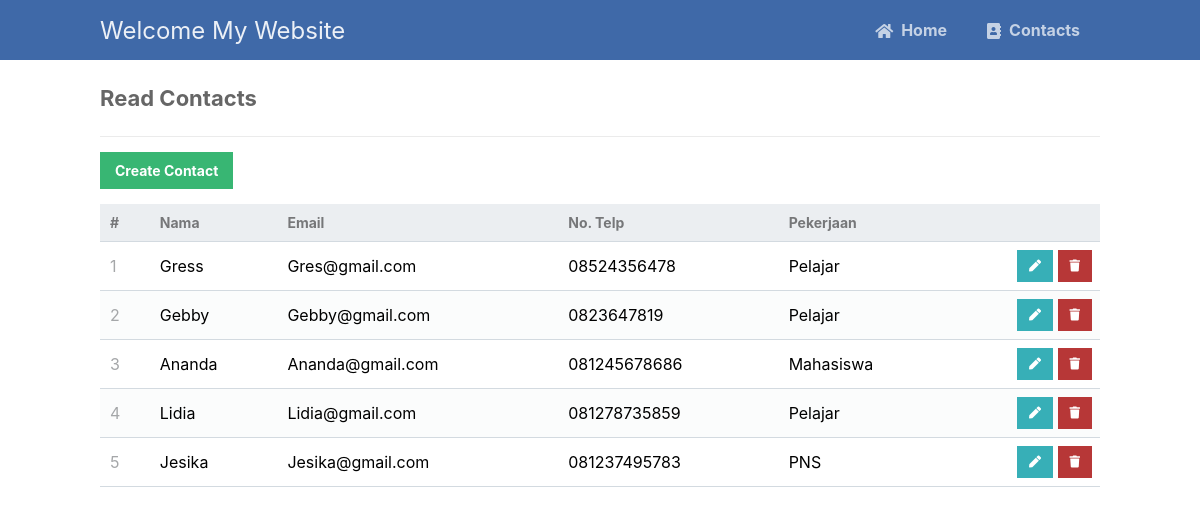
The app's page /read.php with its own data.
### tables this page shows
CREATE TABLE `kontak` (
  `id` int(15) NOT NULL,
  `nama` varchar(50) NOT NULL,
  `email` varchar(50) NOT NULL,
  `notelp` varchar(25) NOT NULL,
  `pekerjaan` varchar(50) NOT NULL
);

### read.php (the view, shortened to what this page needs)
<?php
include 'functions.php';
$pdo = pdo_connect_mysql();
$page = isset($_GET['page']) && is_numeric($_GET['page']) ? (int)$_GET['page'] : 1;
$records_per_page = 5;
$stmt = $pdo->prepare('SELECT * FROM kontak ORDER BY id LIMIT :current_page, :record_per_page');
$stmt->bindValue(':current_page', ($page-1)*$records_per_page, PDO::PARAM_INT);
$stmt->bindValue(':record_per_page', $records_per_page, PDO::PARAM_INT);
$stmt->execute();
$contacts = $stmt->fetchAll(PDO::FETCH_ASSOC);
?>
<?=template_header('Read')?>
<div class="content read">
	<h2>Read Contacts</h2>
	<a href="create.php" class="create-contact">Create Contact</a>
	<table>
        <thead>
            <tr>
                <td>#</td>
                <td>Nama</td>
                <td>Email</td>
                <td>No. Telp</td>
                <td>Pekerjaan</td>
                <td></td>
            </tr>
        </thead>
        <tbody>
            <?php foreach ($contacts as $contact): ?>
            <tr>
                <td><?=$contact['id']?></td>
                <td><?=$contact['nama']?></td>
                <td><?=$contact['email']?></td>
                <td><?=$contact['notelp']?></td>
                <td><?=$contact['pekerjaan']?></td>
                <td class="actions">
                    <a href="update.php?id=<?=$contact['id']?>" class="edit"><i class="fas fa-pen fa-xs"></i></a>
                    <a href="delete.php?id=<?=$contact['id']?>" class="trash"><i class="fas fa-trash fa-xs"></i></a>
                </td>
            </tr>
            <?php endforeach; ?>
        </tbody>
    </table>
</div>
<?=template_footer()?>

### functions.php (shortened to what this page needs)
<?php
function template_header($title) {
echo <<<EOT
<!DOCTYPE html>
<html>
	<head>
		<meta charset="utf-8">
		<title>$title</title>
		<link href="style.css" rel="stylesheet" type="text/css">
		<link rel="stylesheet" href="https://use.fontawesome.com/releases/v5.7.1/css/all.css">
	</head>
	<body>
    <nav class="navtop">
    	<div>
    		<h1>Welcome My Website</h1>
            <a href="index.php"><i class="fas fa-home"></i>Home</a>
    		<a href="read.php"><i class="fas fa-address-book"></i>Contacts</a>
    	</div>
    </nav>
EOT;
}
function template_footer() {
echo <<<EOT
    </body>
</html>
EOT;
}

### style.css (style rules this page uses)
* { box-sizing: border-box; font-family: -apple-system, BlinkMacSystemFont, "segoe ui", roboto, oxygen, ubuntu, cantarell, "fira sans", "droid sans", "helvetica neue", Arial, sans-serif; font-size: 16px; -webkit-font-smoothing: antialiased; -moz-osx-font-smoothing: grayscale; }
body { background-color: #FFFFFF; margin: 0; }
.navtop { background-color: #3f69a8; height: 60px; width: 100%; border: 0; }
.navtop div { display: flex; margin: 0 auto; width: 1000px; height: 100%; }
.navtop div h1, .navtop div a { display: inline-flex; align-items: center; }
.navtop div h1 { flex: 1; font-size: 24px; padding: 0; margin: 0; color: #ecf0f6; font-weight: normal; }
.navtop div a { padding: 0 20px; text-decoration: none; color: #c5d2e5; font-weight: bold; }
.navtop div a i { padding: 2px 8px 0 0; }
.content { width: 1000px; margin: 0 auto; }
.content h2 { margin: 0; padding: 25px 0; font-size: 22px; border-bottom: 1px solid #ebebeb; color: #666666; }
.read .create-contact { display: inline-block; text-decoration: none; background-color: #38b673; font-weight: bold; font-size: 14px; color: #FFFFFF; padding: 10px 15px; margin: 15px 0; }
.read table { width: 100%; padding-top: 30px; border-collapse: collapse; }
.read table thead { background-color: #ebeef1; border-bottom: 1px solid #d3dae0; }
.read table thead td { padding: 10px; font-weight: bold; color: #767779; font-size: 14px; }
.read table tbody tr { border-bottom: 1px solid #d3dae0; }
.read table tbody tr:nth-child(even) { background-color: #fbfcfc; }
.read table tbody tr td { padding: 10px; }
.read table tbody tr td:nth-child(1) { color: #a5a7a9; }
.read table tbody tr td.actions { padding: 8px; text-align: right; }
.read table tbody tr td.actions .edit, .read table tbody tr td.actions .trash { display: inline-flex; text-align: right; text-decoration: none; color: #FFFFFF; padding: 10px 12px; }
.read table tbody tr td.actions .trash { background-color: #b73737; }
.read table tbody tr td.actions .edit { background-color: #37afb7; }

### records on screen
kontak: id "1", nama "Gress", email "Gres@gmail.com", notelp "08524356478", pekerjaan "Pelajar"
kontak: id "2", nama "Gebby", email "Gebby@gmail.com", notelp "0823647819", pekerjaan "Pelajar"
kontak: id "3", nama "Ananda", email "Ananda@gmail.com", notelp "081245678686", pekerjaan "Mahasiswa"
kontak: id "4", nama "Lidia", email "Lidia@gmail.com", notelp "081278735859", pekerjaan "Pelajar"
kontak: id "5", nama "Jesika", email "Jesika@gmail.com", notelp "081237495783", pekerjaan "PNS"
